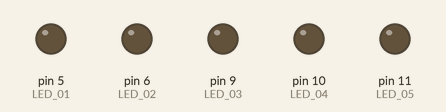
The sketch below on a simulated Arduino Uno, built with avr-gcc and run on an emulated ATmega328P. Parts: output pins drawn as LEDs (lit = HIGH).

Above: at 0.15 s.
At 0.75 s:
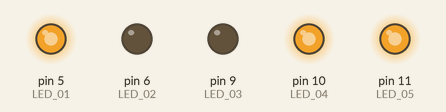
At 2.25 s:
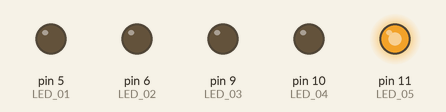
At 4.05 s:
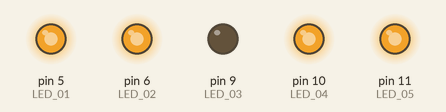
At 7.96 s:
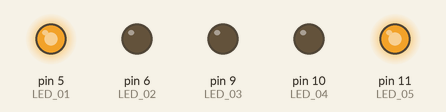
Timing chart, 0 to 8.0 s (numbered marks = the images above):
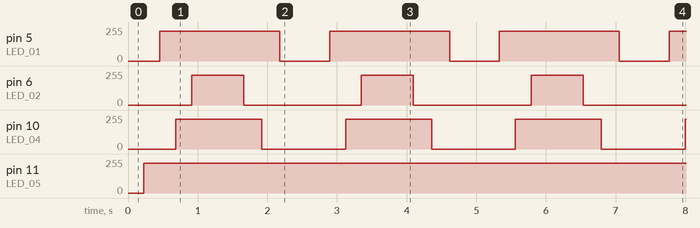

The sketch:

0x_multiple_led_pattern.ino
```cpp
#define LED_01 5
#define LED_02 6
#define LED_03 9
#define LED_04 10
#define LED_05 11


void setup() {
  // put your setup code here, to run once:
  pinMode(LED_01, OUTPUT);

  pinMode(LED_02, OUTPUT);

  pinMode(LED_03, OUTPUT);

  pinMode(LED_04, OUTPUT);

  pinMode(LED_05, OUTPUT);

}

void loop() {
  for(int i = 0; i <= 225; i++){
    analogWrite(LED_05, i);
    delay(1);
  }

  for(int i = 0; i <= 225; i++){
    analogWrite(LED_01, i);
    delay(1);
  }

  for(int i = 0; i <= 225; i++){
    analogWrite(LED_04, i);
    delay(1);
  }

  for(int i = 0; i <= 225; i++){
    analogWrite(LED_02, i);
    delay(1);
  }

  for(int i = 0; i <= 225; i++){
    analogWrite(LED_03, i);
    delay(1);
  }


  for(int i = 255; i >= 0; i--){
    analogWrite(LED_03, i);
    delay(1);
  }

  for(int i = 255; i >= 0; i--){
    analogWrite(LED_02, i);
    delay(1);
  }
  for(int i = 255; i >= 0; i--){
    analogWrite(LED_04, i);
    delay(1);
  }

  for(int i = 255; i >= 0; i--){
    analogWrite(LED_01, i);
    delay(1);
  }

  for(int i = 255; i >= 0; i--){
    analogWrite(LED_05, i);
    delay(1);
  }

}
```

Measured:
- by itself, pin 5 (LED_01): alternates 225/255 for 1.7 s and 0/255 for 0.72 s
- by itself, pin 6 (LED_02): alternates 225/255 for 0.75 s and 0/255 for 1.7 s
- by itself, pin 10 (LED_04): alternates 225/255 for 1.2 s and 0/255 for 1.2 s
- by itself, pin 11 (LED_05): 0/255 → 225/255 at 0.23 s
